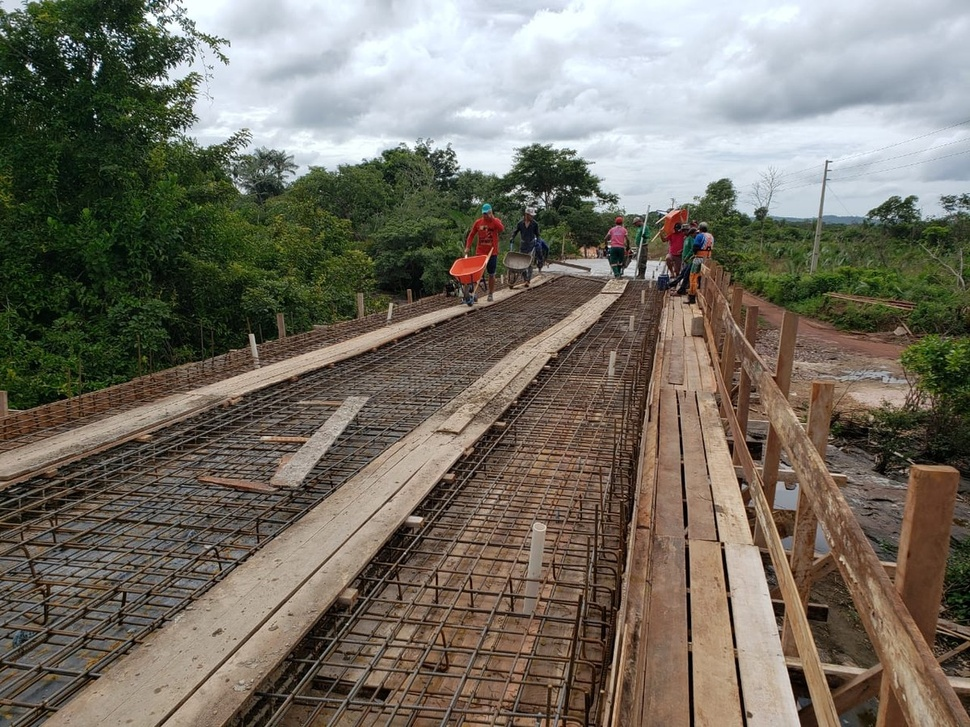
#> input picture src/entrada.jpg, 970 x 727 px, shrunk from 1200 x 900 before the run
$ python Atividade10.py
#> lines starting #> are read from the running program, lines starting #| are printed output that depends on the picture
import cv2

imagem = cv2.imread("entrada.jpg")
#> imagem is the input picture: shape (727, 970, 3); mean B, G, R 100.1, 111.5, 116.9
recorte = imagem[100:200, 100:200]
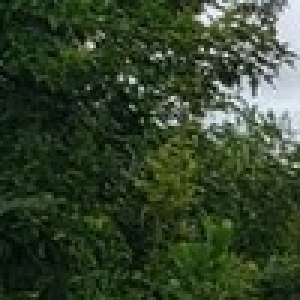
#> recorte: shape (100, 100, 3) (shown 3 times larger); mean B, G, R 43.6, 66.8, 51.3

cv2.imshow("Recortado", recorte)
cv2.waitKey(0)
cv2.imwrite("recorte.jpg", recorte)

$ run again, with src/Cris.jpg copied over src/entrada.jpg
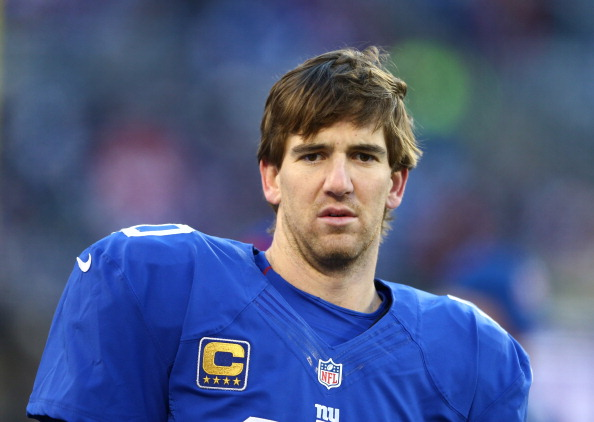
#> input picture src/Cris.jpg, 594 x 422 px
#> imagem is the input picture: shape (422, 594, 3); mean B, G, R 131.2, 89.4, 76.5
#> `recorte = imagem[100:200, 100:200]`:
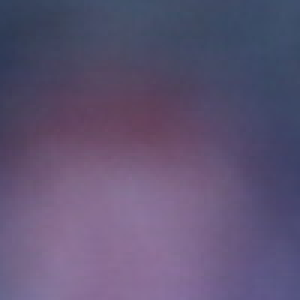
#> recorte: shape (100, 100, 3) (shown 3 times larger); mean B, G, R 115.9, 84.2, 95
